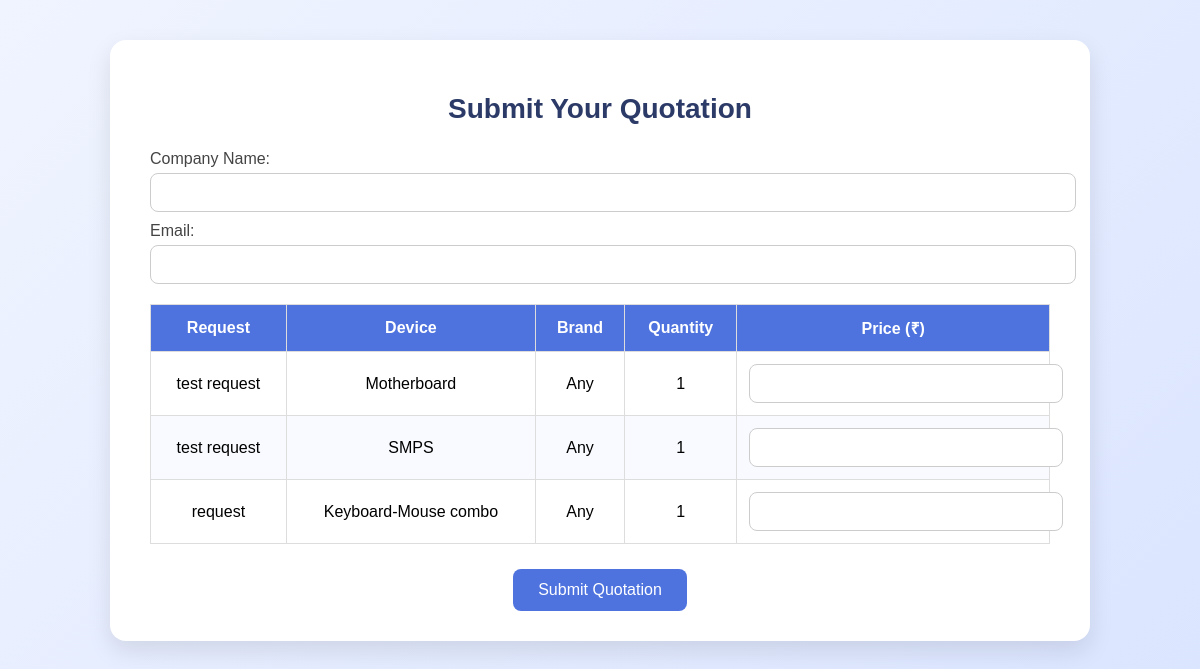
/quotation/fill/accfa15273b047df8293b22ae1d86391/, run on the app's committed database.
### maintenance_app/models.py (models this page shows, shortened)
class MaintenanceRequest(models.Model):
    STATUS_CHOICES = [('Pending','Pending'),('Approved','Approved'),('Rejected','Rejected'),('Completed','Completed'),]
    hod = models.ForeignKey(User, on_delete=models.CASCADE)
    branch = models.CharField(max_length=100)
    title = models.CharField(max_length=150)
    lab_name = models.CharField(max_length=100)
    description = models.TextField()
    date_submitted = models.DateTimeField(auto_now_add=True)
    status = models.CharField(max_length=20, choices=STATUS_CHOICES, default='Pending')
    admin_remark = models.TextField(blank=True, null=True)
    updated_at = models.DateTimeField(auto_now=True)
    selected_items = models.TextField(blank=True, null=True)
    total_amount = models.DecimalField(max_digits=12, decimal_places=2, default=0.00)

### maintenance_app/views.py (the view, shortened to what this page needs)
# urls.py: path('quotation/fill/<str:token>/', views.quotation_fill_view, name='quotation_fill'),
def quotation_fill_view(request, token):
    batch = get_object_or_404(QuotationBatch, token=token)
    request_ids = batch.get_request_list()
    requests = MaintenanceRequest.objects.filter(id__in=request_ids)
    items = []
    for req in requests:
        try:
            req_items = json.loads(req.selected_items)
            for i in req_items:
                items.append({
                    "request_id": req.id,
                    "request_title": req.title,
                    "device": i.get("device", ""),
                    "brand": i.get("brand", ""),
                    "quantity": i.get("quantity", 1),
                })
        except Exception:
            continue
    return render(request, "quotation_fill.html", {"items": items, "batch": batch})

### maintenance_app/models.py (called while the page is built)
    def get_request_list(self):
        try:
            return json.loads(self.requests)
        except json.JSONDecodeError:
            return []

### maintenance_app/templates/quotation_fill.html (shortened to what this page needs)
{% load static %}
<!DOCTYPE html>
<html lang="en">
<head>
  <link rel="stylesheet" href="{% static 'css/quotation.css' %}">
</head>
<body>
  <div class="container">
    <h2>Submit Your Quotation</h2>
    <form method="post">
      <label>Company Name:</label>
      <input type="text" name="company_name" required>
      <label>Email:</label>
      <input type="email" name="email" required>
      <table>
        <thead>
          <tr>
            <th>Request</th>
            <th>Device</th>
            <th>Brand</th>
            <th>Quantity</th>
            <th>Price (₹)</th>
          </tr>
        </thead>
        <tbody>
          {% for item in items %}
          <tr>
            <td data-label="Request">{{ item.request_title }}</td>
            <td data-label="Device">{{ item.device }}</td>
            <td data-label="Brand">{{ item.brand }}</td>
            <td data-label="Quantity">{{ item.quantity }}</td>
            <td data-label="Price (₹)">
              <input type="number" step="0.01" name="price_{{ item.request_id }}_{{ item.device }}" required>
            </td>
          </tr>
          {% endfor %}
        </tbody>
      </table>
      <button type="submit" class="btn">Submit Quotation</button>
    </form>
  </div>
</body>
</html>

### maintenance_app/static/css/quotation.css (style rules this page uses)
body { font-family: 'Poppins', sans-serif; background: linear-gradient(135deg, #f0f4ff, #d9e4ff); margin: 0; padding: 0; display: flex; justify-content: center; align-items: flex-start; min-height: 100vh; }
.container { background: #fff; width: 90%; max-width: 900px; margin-top: 40px; border-radius: 16px; box-shadow: 0 10px 25px rgba(0, 0, 0, 0.1); padding: 30px 40px; animation: fadeIn 0.6s ease-in-out; }
h2 { text-align: center; color: #2b3a67; font-size: 28px; margin-bottom: 25px; font-weight: 600; }
label { font-weight: 500; color: #444; display: block; margin: 10px 0 5px; }
input[type="text"], input[type="email"], input[type="number"] { width: 100%; padding: 10px 12px; border: 1px solid #ccc; border-radius: 8px; font-size: 15px; transition: border-color 0.3s ease; }
table { width: 100%; border-collapse: collapse; margin-top: 20px; overflow-x: auto; }
thead { background-color: #4e73df; color: white; }
th, td { text-align: center; padding: 12px; border: 1px solid #ddd; }
tr:nth-child(even) { background-color: #f9faff; }
.btn { background-color: #4e73df; color: white; padding: 12px 25px; border: none; border-radius: 8px; cursor: pointer; font-size: 16px; font-weight: 500; transition: all 0.3s ease; display: block; margin: 25px auto 0; }

### data on the page
MaintenanceRequest: request_title "test request" "test request"
MaintenanceRequest: request_title "request"

### other printed values
{{ item.device }} "Motherboard" "SMPS" "Keyboard-Mouse combo"
{{ item.brand }} "Any" "Any" "Any"
{{ item.quantity }} "1" "1" "1"
